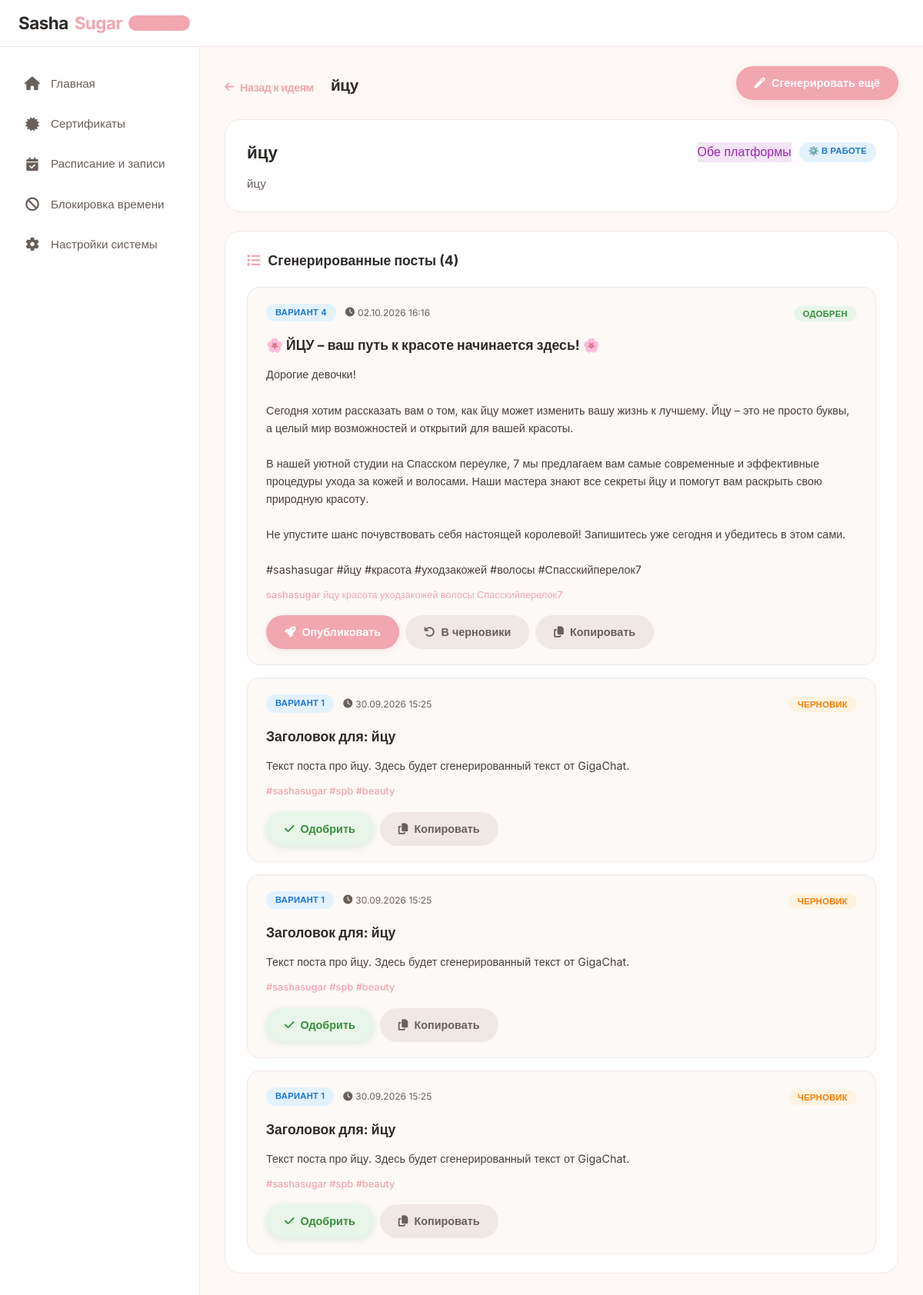
The app's page /posts/1/ with its own data.
### gen_posts_app/models.py (models this page shows, shortened)
class PostIdea(models.Model):
    STATUS_CHOICES = [
        ('new', '🆕 Новая'),
        ('in_progress', '⚙️ В работе'),
        ('ready', '✅ Готова к публикации'),
        ('published', ' Опубликована'),
        ('archived', '📦 В архиве'),
    ]
    PLATFORM_CHOICES = [
        ('telegram', 'Telegram'),
        ('vk', 'ВКонтакте'),
        ('both', 'Обе платформы'),
    ]
    topic = models.CharField('Тема поста', max_length=200)
    description = models.TextField('Описание/контекст', blank=True, help_text='Что важно упомянуть? Какие детали?')
    platform = models.CharField('Платформа', max_length=20, choices=PLATFORM_CHOICES, default='telegram')
    status = models.CharField('Статус', max_length=20, choices=STATUS_CHOICES, default='new', db_index=True)
    created_at = models.DateTimeField('Создано', auto_now_add=True)
    updated_at = models.DateTimeField('Обновлено', auto_now=True)
    class Meta:
        verbose_name = 'Идея поста'
        verbose_name_plural = 'Идеи постов'
        ordering = ['-created_at']

class PostContent(models.Model):
    idea = models.ForeignKey(
        PostIdea,
        on_delete=models.CASCADE,
        related_name='posts',
        verbose_name='Идея'
    )
    variant_name = models.CharField('Название варианта', max_length=100, blank=True, help_text='Например: "Вариант 1", "Часть 1 из 3", "Для Telegram"')
    headline = models.CharField('Заголовок', max_length=200, blank=True)
    body = models.TextField('Текст поста', blank=True)
    hashtags = models.CharField('Хештеги', max_length=300, blank=True)
    is_approved = models.BooleanField('Одобрено', default=False)
    is_published = models.BooleanField('Опубликовано', default=False)
    created_at = models.DateTimeField('Создано', auto_now_add=True)
    updated_at = models.DateTimeField('Обновлено', auto_now=True)
    class Meta:
        verbose_name = 'Контент поста'
        verbose_name_plural = 'Контент постов'
        ordering = ['-created_at']

### gen_posts_app/views.py (the view)
# urls.py: path('<int:idea_id>/', views.idea_posts, name='idea_posts'),  # Новая строка
def idea_posts(request, idea_id):
    idea = get_object_or_404(PostIdea, id=idea_id)
    posts = idea.posts.all().order_by('-created_at')
    context = {
        'idea': idea,
        'posts': posts,
    }
    return render(request, 'gen_posts_app/idea_posts.html', context)

### beauty_app/context_processors.py (called while the page is built)
def faq_context(request):
    faqs = FAQ.objects.filter(is_active=True).order_by('order', 'created_at')
    return {'faqs': faqs}

### booking_app/context_processors.py (called while the page is built)
def pwa_settings(request):
    return {
        'VAPID_PUBLIC_KEY': getattr(settings, 'VAPID_PUBLIC_KEY', ''),
    }

### gen_posts_app/templates/gen_posts_app/idea_posts.html (shortened to what this page needs)
{% extends 'dashboard_base.html' %}
{% load static %}
{% block page_title %}
    <a href="{% url 'gen_posts_app:gen_posts' %}" class="back-link">
        <i class="fas fa-arrow-left"></i> Назад к идеям
    </a>
    <span class="page-title-text">{{ idea.topic }}</span>
{% endblock %}
{% block actions %}
    <form method="post" action="{% url 'gen_posts_app:generate_post' idea.id %}">
        <button type="submit" class="btn btn-primary">
            <i class="fas fa-magic"></i> Сгенерировать ещё
        </button>
    </form>
{% endblock %}
{% block content %}
<div class="dashboard">
    <div class="idea-info-card">
        <div class="idea-header">
            <h2 class="idea-title">{{ idea.topic }}</h2>
            <div class="idea-meta">
                <span class="platform-badge platform-{{ idea.platform }}">
                    {{ idea.get_platform_display }}
                </span>
                <span class="status-badge status-{{ idea.status }}">
                    {{ idea.get_status_display }}
                </span>
            </div>
        </div>
        {% if idea.description %}
            <p class="idea-description">{{ idea.description }}</p>
        {% endif %}
    </div>
    <div class="posts-section">
        <h3 class="section-title">
            <i class="fas fa-list"></i> Сгенерированные посты ({{ posts|length }})
        </h3>
        {% if posts %}
            <div class="posts-list">
                {% for post in posts %}
                    <div class="post-card">
                        <div class="post-header">
                            <div class="post-meta">
                                {% if post.variant_name %}
                                    <span class="variant-badge">{{ post.variant_name }}</span>
                                {% endif %}
                                <span class="post-date">
                                    <i class="fas fa-clock"></i> {{ post.created_at|date:"d.m.Y H:i" }}
                                </span>
                            </div>
                            <div class="post-status">
                                {% if post.is_published %}
                                    <span class="status-badge status-published">Опубликован</span>
                                {% elif post.is_approved %}
                                    <span class="status-badge status-ready">Одобрен</span>
                                {% else %}
                                    <span class="status-badge status-new">Черновик</span>
                                {% endif %}
                            </div>
                        </div>
                        <div class="post-content">
                            {% if post.headline %}
                                <h4 class="post-headline">{{ post.headline }}</h4>
                            {% endif %}
                            <div class="post-body">{{ post.body|linebreaksbr }}</div>
                            {% if post.hashtags %}
                                <div class="post-hashtags">{{ post.hashtags }}</div>
                            {% endif %}
                        </div>
                                                <div class="post-actions">
                            {% if not post.is_approved %}
                                <form method="post" action="{% url 'gen_posts_app:update_post_status' idea.id post.id %}" style="display: inline;">
                                    <button type="submit" class="btn btn-approve btn-sm">
                                        <i class="fas fa-check"></i> Одобрить
                                    </button>
                                </form>
                            {% elif not post.is_published %}
                                <form method="post" action="{% url 'gen_posts_app:update_post_status' idea.id post.id %}" style="display: inline;">
                                    <button type="submit" class="btn btn-publish btn-sm">
                                        <i class="fas fa-rocket"></i> Опубликовать
                                    </button>
                                </form>
                                <form method="post" action="{% url 'gen_posts_app:update_post_status' idea.id post.id %}" style="display: inline;">
                                    <button type="submit" class="btn btn-secondary btn-sm" onclick="return confirm('Вернуть пост в черновики?')">
                                        <i class="fas fa-undo"></i> В черновики
                                    </button>
                                </form>
                            {% endif %}
                            <button class="btn btn-secondary btn-sm" onclick="copyPost('{{ post.headline|escapejs }}', '{{ post.body|escapejs }}', '{{ post.hashtags|escapejs }}')">
                                <i class="fas fa-copy"></i> Копировать
                            </button>
                        </div>
                    </div>
                {% endfor %}
            </div>
        {% else %}
            <div class="empty-state">
                <div class="empty-icon">📝</div>
                <h3 class="empty-title">Пока нет сгенерированных постов</h3>
                <p class="empty-text">Нажмите кнопку "Сгенерировать ещё", чтобы создать первый пост для этой идеи</p>
            </div>
        {% endif %}
    </div>
</div>
{% endblock %}

### static/beauty_app/css/admin.css (style rules this page uses)
* { margin: 0; padding: 0; box-sizing: border-box; }
:root { --primary: #f2a6b0; --primary-dark: #e8919c; --primary-light: #fce8e5; --bg: #fef9f7; --text: #2d2a28; --text-light: #6b5f5a; --white: #fff; --border: #f5e8e5; --shadow: 0 4px 20px rgba(0, 0, 0, 0.06); --radius: 16px; --transition: 0.3s ease; }
body { font-family: 'Inter', sans-serif; background: var(--bg); color: var(--text); line-height: 1.6; }
a { text-decoration: none; color: inherit; }
.btn { display: inline-flex; align-items: center; gap: 8px; padding: 10px 24px; border-radius: 60px; font-weight: 600; font-size: 0.9rem; border: none; cursor: pointer; transition: var(--transition); text-decoration: none; }
.btn-primary { background: var(--primary); color: var(--white); box-shadow: 0 4px 20px rgba(242, 166, 176, 0.3); }
.btn-sm { padding: 6px 16px; font-size: 0.8rem; }

### gen_posts_app/templates/gen_posts_app/idea_posts.html (style rules this page uses)
.btn-approve { background: #e8f5e9; color: #388e3c; box-shadow: 0 2px 8px rgba(56, 142, 60, 0.15); }
.btn-publish { background: #f2a6b0; color: #fff; box-shadow: 0 2px 8px rgba(242, 166, 176, 0.25); }
.dashboard { max-width: 1200px; }
.back-link { color: #f2a6b0; text-decoration: none; font-size: 0.9rem; font-weight: 600; display: inline-flex; align-items: center; gap: 8px; transition: all 0.2s ease; }
.page-title-text { font-size: 1.3rem; font-weight: 700; color: #2d2a28; margin-left: 16px; }
.idea-info-card { background: #ffffff; border-radius: 20px; border: 1px solid #f0e8e5; padding: 24px 28px; margin-bottom: 24px; }
.idea-header { display: flex; align-items: center; justify-content: space-between; flex-wrap: wrap; gap: 12px; margin-bottom: 12px; }
.idea-title { font-size: 1.4rem; font-weight: 700; color: #2d2a28; margin: 0; }
.idea-meta { display: flex; gap: 10px; flex-wrap: wrap; }
.idea-description { font-size: 0.95rem; color: #6b5f5a; line-height: 1.5; margin: 0; }
.posts-section { background: #ffffff; border-radius: 20px; border: 1px solid #f0e8e5; padding: 24px 28px; }
.section-title { font-size: 1.1rem; font-weight: 700; color: #2d2a28; display: flex; align-items: center; gap: 10px; margin: 0 0 20px 0; }
.section-title i { color: #f2a6b0; }
.posts-list { display: flex; flex-direction: column; gap: 16px; }
.post-card { background: #fcf9f7; border-radius: 16px; padding: 20px 24px; border: 1px solid #f0e8e5; transition: all 0.2s ease; }
.post-header { display: flex; align-items: center; justify-content: space-between; margin-bottom: 16px; flex-wrap: wrap; gap: 10px; }
.post-meta { display: flex; align-items: center; gap: 12px; flex-wrap: wrap; }
.variant-badge { font-size: 0.7rem; font-weight: 600; padding: 3px 12px; border-radius: 40px; background: #e3f2fd; color: #1976d2; text-transform: uppercase; letter-spacing: 0.3px; }
.post-date { font-size: 0.75rem; color: #6b5f5a; display: flex; align-items: center; gap: 4px; }
.post-content { margin-bottom: 16px; }
.post-headline { font-size: 1.1rem; font-weight: 700; color: #2d2a28; margin: 0 0 12px 0; }
.post-body { font-size: 0.9rem; color: #4a3f3a; line-height: 1.6; margin-bottom: 12px; }
.post-hashtags { font-size: 0.8rem; color: #f2a6b0; font-weight: 500; }
.post-actions { display: flex; gap: 8px; }
.btn-sm { padding: 6px 16px; font-size: 0.8rem; min-height: 36px; }
.btn { display: inline-flex; align-items: center; justify-content: center; gap: 8px; padding: 10px 24px; border-radius: 60px; font-weight: 600; font-size: 0.9rem; text-decoration: none; transition: all 0.25s ease; border: none; cursor: pointer; white-space: nowrap; min-height: 44px; }
.btn i { font-size: 0.9rem; }
.btn-primary { background: #f2a6b0; color: #ffffff; box-shadow: 0 4px 16px rgba(242, 166, 176, 0.25); }
.btn-secondary { background: #f0e8e5; color: #6b5f5a; }
.status-badge { font-size: 0.7rem; font-weight: 600; padding: 3px 12px; border-radius: 40px; text-transform: uppercase; letter-spacing: 0.3px; }
.platform-both { background: #f3e5f5; color: #9c27b0; }
.status-new { background: #fff3e0; color: #f57c00; }
.status-in_progress { background: #e3f2fd; color: #1976d2; }
.status-ready { background: #e8f5e9; color: #388e3c; }

### records on screen
PostIdea: topic "йцу", platform "Обе платформы", status "⚙️ В РАБОТЕ", description "йцу"
PostContent: variant_name "ВАРИАНТ 4", created_at "02.10.2026 16:16", is_published "ОДОБРЕН", headline "🌸 ЙЦУ – ваш путь к красоте начинается здесь! 🌸", body "Дорогие девочки! Сегодня хотим рассказать вам о том, как йцу может изменить вашу жизнь к лучшему. Йцу – это не просто буквы, а целый мир возможностей и открытий для вашей красоты. В нашей уютной студии на Спасском переулке, 7 мы предлагаем вам самые современные и эффективные процедуры ухода за кожей и волосами. Наши мастера знают все секреты йцу и помогут вам раскрыть свою природную красоту. Не упустите шанс почувствовать себя настоящей королевой! Запишитесь уже сегодня и убедитесь в этом сами. #sashasugar #йцу #красота #уходзакожей #волосы #Спасскийперелок7", hashtags "sashasugar йцу красота уходзакожей волосы Спасскийперелок7", is_approved True (drawn)
PostContent: variant_name "ВАРИАНТ 1", created_at "30.09.2026 15:25", is_published "ЧЕРНОВИК", headline "Заголовок для: йцу", body "Текст поста про йцу. Здесь будет сгенерированный текст от GigaChat.", hashtags "#sashasugar #spb #beauty", is_approved False (drawn)
PostContent: variant_name "ВАРИАНТ 1", created_at "30.09.2026 15:25", is_published "ЧЕРНОВИК", headline "Заголовок для: йцу", body "Текст поста про йцу. Здесь будет сгенерированный текст от GigaChat.", hashtags "#sashasugar #spb #beauty", is_approved False (drawn)
PostContent: variant_name "ВАРИАНТ 1", created_at "30.09.2026 15:25", is_published "ЧЕРНОВИК", headline "Заголовок для: йцу", body "Текст поста про йцу. Здесь будет сгенерированный текст от GigaChat.", hashtags "#sashasugar #spb #beauty", is_approved False (drawn)

### other values on screen
{{ posts|length }} "4"
